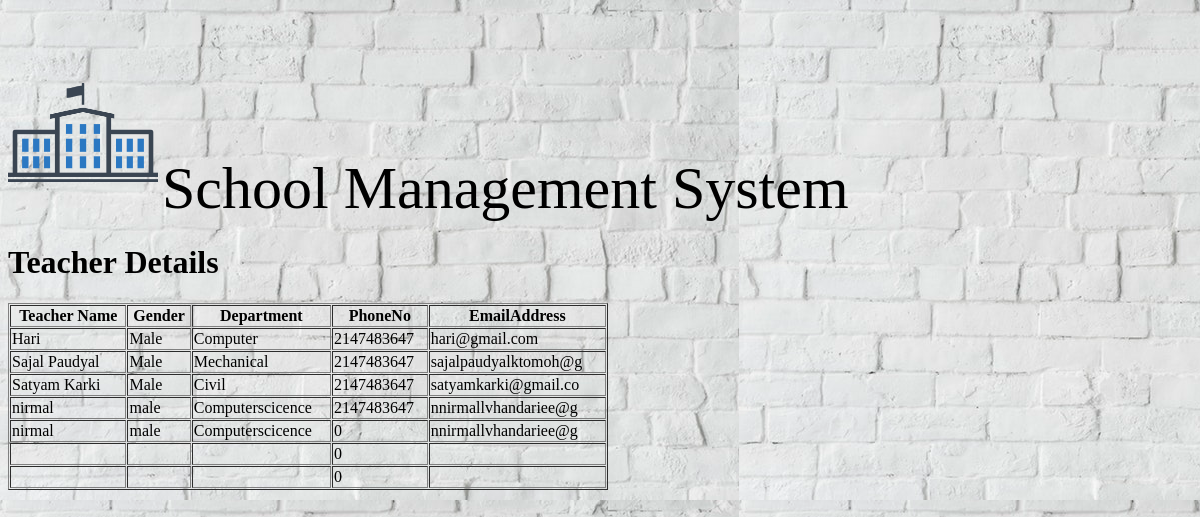
Page /TeacherDetails1.php on the committed database.
### tables this page shows
CREATE TABLE `teacher` (
  `id` int(11) NOT NULL,
  `Name` varchar(20) NOT NULL,
  `Course` varchar(20) NOT NULL,
  `Address` varchar(20) NOT NULL,
  `DOB` date NOT NULL,
  `PhoneNo` int(11) NOT NULL,
  `Gender` varchar(20) NOT NULL,
  `Department` varchar(20) NOT NULL,
  `EnrollingYear` int(11) NOT NULL,
  `EmailAddress` varchar(20) NOT NULL
);

### TeacherDetails1.php (the view, shortened to what this page needs)
<?php
$con =mysqli_connect('127.0.0.1','root','');
mysqli_select_db($con,'studentregistration');
$sql="SELECT * From teacher";
$record=mysqli_query($con,$sql);
?>
<!DOCTYPE html>
<html>
<head>
	<link rel="stylesheet" type="text/css" href="style.css">
</head>
<body background="wall.jpg">
	<img src="logo.jpg" height="150" width="150" style="padding-top:50px;" alt="School Management System"/>
		<a style="font-size: 60px; padding-bottom:0px;">School Management System</a>
<h1>Teacher Details</h1>
<table width="600" border="1" cellpadding="1" cellspacing="1">
	<tr>
		<th>Teacher Name</th>
		<th>Gender</th>
		<th>Department</th>
		<th>PhoneNo</th>
		<th>EmailAddress</th>
	</tr>
<?php
	while ($teacher=mysqli_fetch_assoc($record)) {
		echo "<tr>";
		echo "<td>".$teacher['Name']."</td>";
		echo "<td>".$teacher['Gender']."</td>";
		echo "<td>".$teacher['Department']."</td>";
		echo "<td>".$teacher['PhoneNo']."</td>";
		echo "<td>".$teacher['EmailAddress']."</td>";
		echo "</tr>";
	}
?>
</table>
</body>
</html>

### rows in the picture
teacher: Name "Hari", Gender "Male", Department "Computer", PhoneNo "2147483647", EmailAddress "hari@gmail.com"
teacher: Name "Sajal Paudyal", Gender "Male", Department "Mechanical", PhoneNo "2147483647", EmailAddress "sajalpaudyalktomoh@g"
teacher: Name "Satyam Karki", Gender "Male", Department "Civil", PhoneNo "2147483647", EmailAddress "satyamkarki@gmail.co"
teacher: Name "nirmal", Gender "male", Department "Computerscicence", PhoneNo "2147483647", EmailAddress "nnirmallvhandariee@g"
teacher: Name "nirmal", Gender "male", Department "Computerscicence", PhoneNo "0", EmailAddress "nnirmallvhandariee@g"
teacher: PhoneNo "0"
teacher: PhoneNo "0"
